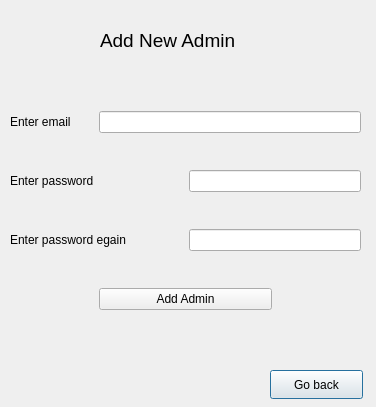
<?xml version="1.0" encoding="UTF-8"?>
<ui version="4.0">
 <class>AddAdminWindow</class>
 <widget class="QDialog" name="AddAdminWindow">
  <property name="geometry">
   <rect>
    <x>0</x>
    <y>0</y>
    <width>376</width>
    <height>407</height>
   </rect>
  </property>
  <property name="windowTitle">
   <string>Dialog</string>
  </property>
  <widget class="QPushButton" name="goBack">
   <property name="geometry">
    <rect>
     <x>270</x>
     <y>370</y>
     <width>93</width>
     <height>29</height>
    </rect>
   </property>
   <property name="text">
    <string>Go back</string>
   </property>
  </widget>
  <widget class="QWidget" name="layoutWidget">
   <property name="geometry">
    <rect>
     <x>10</x>
     <y>80</y>
     <width>351</width>
     <height>261</height>
    </rect>
   </property>
   <layout class="QGridLayout" name="gridLayout">
    <item row="0" column="0">
     <widget class="QLabel" name="label">
      <property name="text">
       <string>Enter email</string>
      </property>
     </widget>
    </item>
    <item row="0" column="1" colspan="3">
     <widget class="QLineEdit" name="email"/>
    </item>
    <item row="1" column="0" colspan="2">
     <widget class="QLabel" name="label_2">
      <property name="text">
       <string>Enter password</string>
      </property>
     </widget>
    </item>
    <item row="1" column="2" colspan="2">
     <widget class="QLineEdit" name="password1">
      <property name="echoMode">
       <enum>QLineEdit::Password</enum>
      </property>
     </widget>
    </item>
    <item row="2" column="0" colspan="2">
     <widget class="QLabel" name="label_3">
      <property name="text">
       <string>Enter password egain</string>
      </property>
     </widget>
    </item>
    <item row="2" column="2" colspan="2">
     <widget class="QLineEdit" name="password2">
      <property name="echoMode">
       <enum>QLineEdit::Password</enum>
      </property>
     </widget>
    </item>
    <item row="3" column="1" colspan="2">
     <widget class="QPushButton" name="addAdminButton">
      <property name="text">
       <string>Add Admin</string>
      </property>
     </widget>
    </item>
   </layout>
  </widget>
  <widget class="QLabel" name="label_4">
   <property name="geometry">
    <rect>
     <x>100</x>
     <y>20</y>
     <width>221</width>
     <height>41</height>
    </rect>
   </property>
   <property name="font">
    <font>
     <pointsize>14</pointsize>
    </font>
   </property>
   <property name="text">
    <string>Add New Admin</string>
   </property>
  </widget>
 </widget>
 <resources/>
 <connections/>
</ui>
